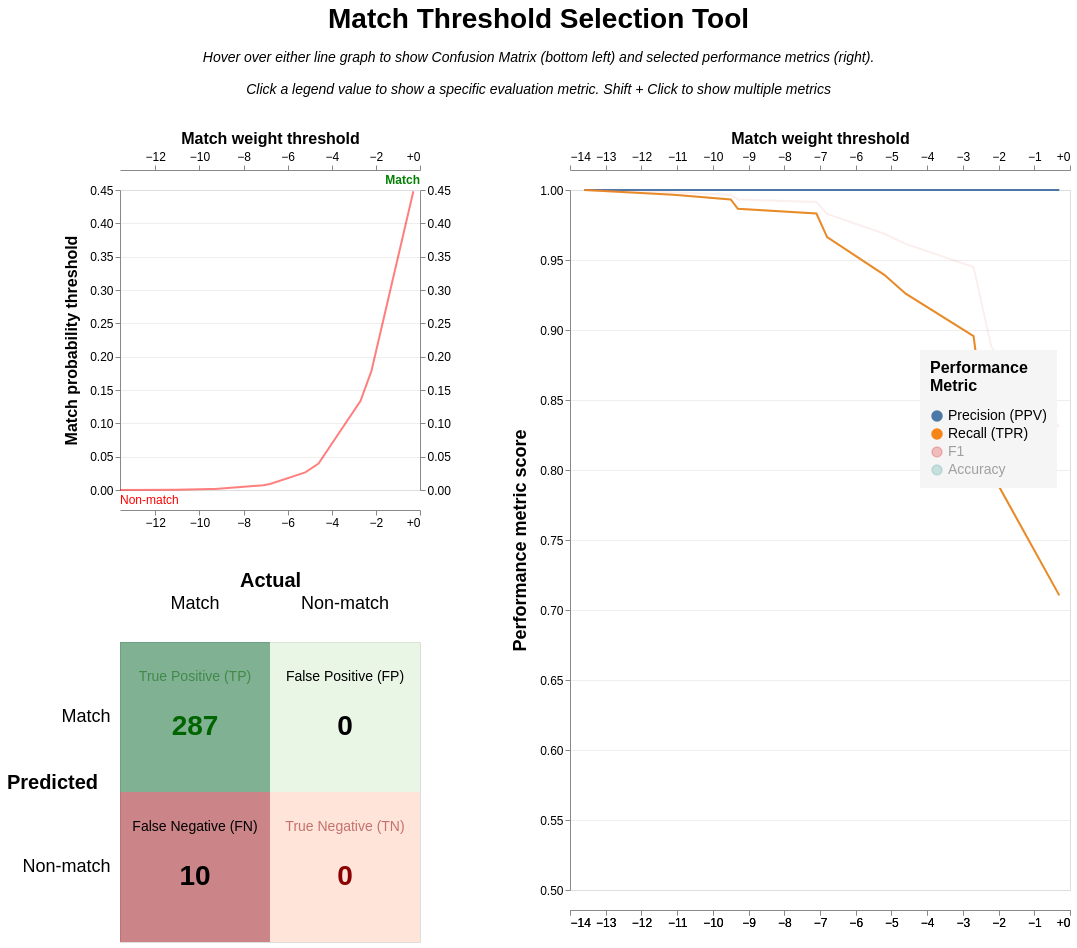

The code cell stored with this chart in its notebook:
### Code cell
linker.evaluation.accuracy_analysis_from_labels_table(
    labels_table, 
    add_metrics=["f1", "accuracy"],
    output_type="threshold_selection"
)

### Figure 1 — Vega-Lite specification as saved in the notebook (floating-point values rounded to 4 significant figures)
{"config": {"view": {"continuousWidth": 300, "continuousHeight": 300, "discreteHeight": {"step": 150}, "discreteWidth": {"step": 150}}, "axis": {"gridWidth": 0.5, "labelFontSize": 12, "titleFontSize": 16}, "axisX": {"format": "+.0f", "grid": false, "offset": 20, "values": {"expr": "[-25,-20,-15,-10,-5,0,5,10,15,20,25]"}}, "axisY": {"title": "Match probability threshold", "titleFontSize": 16}, "concat": {"spacing": 40}}, "hconcat": [{"vconcat": [{"layer": [{"layer": [{"mark": {"type": "rule"}, "encoding": {"opacity": {"condition": {"param": "threshold", "value": 0.3, "empty": false}, "value": 0}, "x": {"axis": {"orient": "bottom"}, "field": "truth_threshold", "scale": {"nice": false}, "title": null, "type": "quantitative"}}, "params": [{"name": "threshold", "select": {"type": "point", "encodings": ["x"], "fields": ["truth_threshold"], "nearest": true, "on": "mouseover", "toggle": false}, "value": null}]}, {"mark": {"type": "rule"}, "encoding": {"opacity": {"condition": {"param": "threshold", "value": 0.3, "empty": false}, "value": 0}, "y": {"axis": {"orient": "right"}, "field": "match_probability", "title": " ", "type": "quantitative"}}, "params": [{"name": "prob", "select": {"type": "point", "encodings": ["y"], "fields": ["match_probability"], "nearest": true, "on": "mouseover", "toggle": false}}]}]}, {"layer": [{"mark": {"type": "text", "fontSize": 14, "fontWeight": "bold", "xOffset": 25, "yOffset": 10}, "encoding": {"text": {"aggregate": "min", "field": "truth_threshold", "format": "+.2f"}, "y": {"axis": {"orient": "left"}, "field": "match_probability", "title": "Match probability threshold", "type": "quantitative"}}, "transform": [{"filter": {"param": "threshold", "empty": false}}]}, {"mark": {"type": "text", "fontSize": 14, "xOffset": -25, "yOffset": -10}, "encoding": {"text": {"aggregate": "min", "field": "match_probability", "format": ".3f"}}, "transform": [{"filter": {"param": "threshold", "empty": false}}]}, {"mark": {"type": "line", "color": "red", "opacity": 0.5}}, {"mark": {"type": "line", "color": "green", "opacity": 0.5, "strokeWidth": 3}, "transform": [{"filter": "datum.truth_threshold >= threshold.truth_threshold"}]}, {"mark": {"type": "point", "color": "green", "size": 100}, "encoding": {"opacity": {"condition": {"param": "threshold", "value": 1, "empty": false}, "value": 0}}}], "encoding": {"x": {"field": "truth_threshold", "type": "quantitative", "title": "Match weight threshold", "axis": {"orient": "top"}}, "y": {"field": "match_probability", "type": "quantitative", "title": "Match probability threshold", "axis": {"orient": "left", "titlePadding": 10}}}}, {"mark": {"type": "text", "align": "left", "color": "red", "fontSize": 12, "text": "Non-match", "x": 0, "y": "height", "yOffset": 10}, "data": {"values": [{}]}}, {"mark": {"type": "text", "align": "right", "color": "green", "fontSize": 12, "fontWeight": "bold", "text": "Match", "x": "width", "y": 0, "yOffset": -10}, "data": {"values": [{}]}}], "description": "Match weight vs probability"}, {"hconcat": [{"layer": [{"mark": {"type": "rect", "opacity": 0.5}, "encoding": {"color": {"field": "count", "legend": null, "scale": {"scheme": "reds", "zero": true}, "type": "quantitative"}}, "transform": [{"filter": "datum.predicted == 0"}]}, {"mark": {"type": "rect", "opacity": 0.5}, "encoding": {"color": {"field": "count", "legend": null, "scale": {"scheme": "greens", "zero": true}, "type": "quantitative"}}, "transform": [{"filter": "datum.predicted == 1"}]}, {"mark": {"type": "text", "fontSize": 14, "yOffset": -40}, "encoding": {"color": {"condition": [{"test": "datum.predicted==1 && datum.actual==1", "value": "darkgreen"}, {"test": "datum.predicted==0 && datum.actual==0", "value": "darkred"}], "value": "black"}, "opacity": {"condition": {"test": "datum.predicted != datum.actual", "value": 1}, "value": 0.5}, "text": {"field": "confusion_label", "type": "nominal"}}}, {"mark": {"type": "text", "fontSize": 28, "fontWeight": "bold", "yOffset": 10}, "encoding": {"color": {"condition": [{"test": "datum.predicted==1 && datum.actual==1", "value": "darkgreen"}, {"test": "datum.predicted==0 && datum.actual==0", "value": "darkred"}], "value": "black"}, "text": {"field": "count", "format": ",", "type": "nominal"}}}], "description": "Confusion matrix", "encoding": {"x": {"field": "actual", "type": "nominal", "title": "Actual", "axis": {"domain": false, "labelAngle": 0, "labelExpr": "datum.label == 1 ? 'Match' : 'Non-match'", "labelFontSize": 18, "labelPadding": 10, "orient": "top", "ticks": false, "titleAngle": 0, "titleFontSize": 20}, "sort": "-x"}, "y": {"field": "predicted", "type": "nominal", "title": "Predicted", "axis": {"domain": false, "labelExpr": "datum.label == 1 ? 'Match' : 'Non-match'", "labelFontSize": 18, "labelPadding": 10, "ticks": false, "titleAngle": 0, "titleFontSize": 20, "titlePadding": -30}, "sort": "-y"}}, "resolve": {"scale": {"color": "independent"}}, "transform": [{"filter": {"or": [{"param": "threshold", "empty": false}, {"and": [{"param": "threshold", "empty": true}, "datum.truth_threshold == datum.median_threshold"]}]}}]}], "transform": [{"fold": ["tp", "tn", "fp", "fn"], "as": ["label", "count"]}, {"calculate": "datum.label === 'tp' ? 'True Positive (TP)' : datum.label === 'tn' ? 'True Negative (TN)' : datum.label === 'fp' ? 'False Positive (FP)' : 'False Negative (FN)'", "as": "confusion_label"}, {"calculate": "datum.label === 'tp' || datum.label === 'fp' ? 1 : 0", "as": "predicted"}, {"calculate": "datum.label === 'tp' || datum.label === 'fn' ? 1 : 0", "as": "actual"}, {"joinaggregate": [{"op": "median", "field": "truth_threshold", "as": "median_threshold"}]}]}]}, {"layer": [{"layer": [{"mark": {"type": "point", "size": 100}, "encoding": {"opacity": {"condition": {"param": "threshold", "value": 1, "empty": false}, "value": 0}, "tooltip": [{"field": "truth_threshold", "format": ".3f", "title": "Match weight threshold", "type": "quantitative"}, {"field": "match_probability", "format": ".3%", "title": "Match probability threshold", "type": "quantitative"}, {"field": "precision", "format": ".4f", "title": "Precision", "type": "quantitative"}, {"field": "recall", "format": ".4f", "title": "Recall (TPR)", "type": "quantitative"}, {"field": "fp_rate", "format": ".4f", "title": "FPR", "type": "quantitative"}], "x": {"axis": {"orient": "top"}, "field": "truth_threshold", "title": "Match weight threshold"}}, "params": [{"name": "metric", "select": {"type": "point", "fields": ["metric"]}, "bind": "legend", "value": [{"metric": "precision"}, {"metric": "recall"}]}, {"name": "threshold", "select": {"type": "point", "encodings": ["x"], "fields": ["truth_threshold"], "nearest": true, "on": "mouseover", "toggle": false}, "value": null}], "transform": [{"filter": {"param": "metric", "empty": true}}]}, {"mark": {"type": "line"}, "encoding": {"opacity": {"condition": {"param": "metric", "value": 1}, "value": 0.1}, "x": {"axis": {"orient": "bottom"}, "field": "truth_threshold", "title": null}}}], "encoding": {"color": {"field": "metric", "type": "nominal", "sort": ["precision", "recall", "f1", "accuracy"], "title": ["Performance", "Metric"], "legend": {"fillColor": "whitesmoke", "labelExpr": "{'precision': 'Precision (PPV)', 'recall': 'Recall (TPR)', 'specificity': 'Specificity (TNR)', 'accuracy': 'Accuracy', 'npv': 'NPV', 'f1': 'F1', 'f2': 'F2', 'f0_5': 'F0.5', 'p4': 'P4', 'phi': 'φ (MCC)'}[datum.value]", "labelFontSize": 14, "legendX": 800, "legendY": 160, "orient": "none", "padding": 10, "titleFontSize": 16, "titlePadding": 15}}, "x": {"type": "quantitative", "field": "truth_threshold"}, "y": {"field": "value", "type": "quantitative", "axis": {"labelFontSize": 12, "title": "Performance metric score", "titleFontSize": 18, "titlePadding": 10, "values": {"expr": "[0.5,0.55,0.6,0.65,0.7,0.75,0.8,0.85,0.9,0.95,1.0]"}}, "scale": {"domain": [0.5, 1]}}}}, {"layer": [{"mark": {"type": "rule", "color": "gray"}, "encoding": {"x": {"field": "truth_threshold", "title": null, "type": "quantitative"}}}, {"layer": [{"mark": {"type": "rect", "fill": "whitesmoke", "x": 200, "x2": 10, "y2Offset": 20, "yOffset": -20}, "encoding": {"y2": {"field": "score_index"}}}, {"mark": {"type": "text", "align": "right", "baseline": "middle", "fontSize": 16, "x": 200, "xOffset": -10}}], "encoding": {"color": {"field": "metric", "sort": ["precision", "recall", "f1", "accuracy"]}, "text": {"field": "y_text"}, "y": {"field": "score_index", "type": "quantitative"}}, "transform": [{"filter": {"param": "metric", "empty": true}}]}, {"mark": {"type": "text", "fontSize": 14, "fontWeight": "bold", "xOffset": 20, "y": 0, "yOffset": -10}, "encoding": {"text": {"condition": {"param": "threshold", "aggregate": "min", "empty": false, "field": "truth_threshold", "format": "+.2f", "type": "nominal"}, "value": ""}, "x": {"field": "truth_threshold", "type": "quantitative"}}}], "transform": [{"filter": {"param": "threshold", "empty": false}}]}], "description": "Accuracy chart", "height": 700, "transform": [{"fold": ["precision", "recall", "f1", "accuracy"], "as": ["metric", "value"]}, {"calculate": "0.6375 - 0.025*indexof(['precision', 'recall', 'f1', 'accuracy'], datum.metric)", "as": "score_index"}, {"calculate": "{'precision': 'Precision (PPV)', 'recall': 'Recall (TPR)', 'specificity': 'Specificity (TNR)', 'accuracy': 'Accuracy', 'npv': 'NPV', 'f1': 'F1', 'f2': 'F2', 'f0_5': 'F0.5', 'p4': 'P4', 'phi': 'φ (MCC)'}[datum.metric]", "as": "metric_text"}, {"calculate": "datum.metric_text + ' = ' + format(datum.value, ',.3g')", "as": "y_text"}], "width": 500}], "data": {"name": "data-2e24c6992b32e73db5e54853120d4d93"}, "title": {"text": "Match Threshold Selection Tool", "anchor": "middle", "baseline": "line-bottom", "fontSize": 28, "subtitle": ["Hover over either line graph to show Confusion Matrix (bottom left) and selected performance metrics (right).", "", "Click a legend value to show a specific evaluation metric. Shift + Click to show multiple metrics"], "subtitleFontSize": 14, "subtitleFontStyle": "italic"}, "$schema": "https://vega.github.io/schema/vega-lite/v5.14.1.json", "datasets": {"data-2e24c6992b32e73db5e54853120d4d93": [{"truth_threshold": -13.6, "match_probability": 8.053e-05, "total_clerical_labels": 297.0, "p": 297.0, "n": 0.0, "tp": 297.0, "tn": 0.0, "fp": 0.0, "fn": 0.0, "P_rate": 1.0, "N_rate": 0.0, "tp_rate": 1.0, "tn_rate": NaN, "fp_rate": NaN, "fn_rate": 0.0, "precision": 1.0, "recall": 1.0, "specificity": NaN, "npv": 1.0, "accuracy": 1.0, "f1": 1.0, "f2": 1.0, "f0_5": 1.0, "p4": NaN, "phi": 0.0}, {"truth_threshold": -11.1, "match_probability": 0.0004554, "total_clerical_labels": 297.0, "p": 297.0, "n": 0.0, "tp": 296.0, "tn": 0.0, "fp": 0.0, "fn": 1.0, "P_rate": 1.0, "N_rate": 0.0, "tp_rate": 0.9966, "tn_rate": NaN, "fp_rate": NaN, "fn_rate": 0.003367, "precision": 1.0, "recall": 0.9966, "specificity": NaN, "npv": 0.0, "accuracy": 0.9966, "f1": 0.9983, "f2": 0.9973, "f0_5": 0.9993, "p4": 0.0, "phi": 0.0}, {"truth_threshold": -9.5, "match_probability": 0.001379, "total_clerical_labels": 297.0, "p": 297.0, "n": 0.0, "tp": 295.0, "tn": 0.0, "fp": 0.0, "fn": 2.0, "P_rate": 1.0, "N_rate": 0.0, "tp_rate": 0.9933, "tn_rate": NaN, "fp_rate": NaN, "fn_rate": 0.006734, "precision": 1.0, "recall": 0.9933, "specificity": NaN, "npv": 0.0, "accuracy": 0.9933, "f1": 0.9966, "f2": 0.9946, "f0_5": 0.9986, "p4": 0.0, "phi": 0.0}, {"truth_threshold": -9.3, "match_probability": 0.001584, "total_clerical_labels": 297.0, "p": 297.0, "n": 0.0, "tp": 293.0, "tn": 0.0, "fp": 0.0, "fn": 4.0, "P_rate": 1.0, "N_rate": 0.0, "tp_rate": 0.9865, "tn_rate": NaN, "fp_rate": NaN, "fn_rate": 0.01347, "precision": 1.0, "recall": 0.9865, "specificity": NaN, "npv": 0.0, "accuracy": 0.9865, "f1": 0.9932, "f2": 0.9892, "f0_5": 0.9973, "p4": 0.0, "phi": 0.0}, {"truth_threshold": -7.1, "match_probability": 0.007237, "total_clerical_labels": 297.0, "p": 297.0, "n": 0.0, "tp": 292.0, "tn": 0.0, "fp": 0.0, "fn": 5.0, "P_rate": 1.0, "N_rate": 0.0, "tp_rate": 0.9832, "tn_rate": NaN, "fp_rate": NaN, "fn_rate": 0.01684, "precision": 1.0, "recall": 0.9832, "specificity": NaN, "npv": 0.0, "accuracy": 0.9832, "f1": 0.9915, "f2": 0.9865, "f0_5": 0.9966, "p4": 0.0, "phi": 0.0}, {"truth_threshold": -6.8, "match_probability": 0.008894, "total_clerical_labels": 297.0, "p": 297.0, "n": 0.0, "tp": 287.0, "tn": 0.0, "fp": 0.0, "fn": 10.0, "P_rate": 1.0, "N_rate": 0.0, "tp_rate": 0.9663, "tn_rate": NaN, "fp_rate": NaN, "fn_rate": 0.03367, "precision": 1.0, "recall": 0.9663, "specificity": NaN, "npv": 0.0, "accuracy": 0.9663, "f1": 0.9829, "f2": 0.9729, "f0_5": 0.9931, "p4": 0.0, "phi": 0.0}, {"truth_threshold": -5.2, "match_probability": 0.02648, "total_clerical_labels": 297.0, "p": 297.0, "n": 0.0, "tp": 279.0, "tn": 0.0, "fp": 0.0, "fn": 18.0, "P_rate": 1.0, "N_rate": 0.0, "tp_rate": 0.9394, "tn_rate": NaN, "fp_rate": NaN, "fn_rate": 0.06061, "precision": 1.0, "recall": 0.9394, "specificity": NaN, "npv": 0.0, "accuracy": 0.9394, "f1": 0.9688, "f2": 0.9509, "f0_5": 0.9873, "p4": 0.0, "phi": 0.0}, {"truth_threshold": -4.6, "match_probability": 0.0396, "total_clerical_labels": 297.0, "p": 297.0, "n": 0.0, "tp": 275.0, "tn": 0.0, "fp": 0.0, "fn": 22.0, "P_rate": 1.0, "N_rate": 0.0, "tp_rate": 0.9259, "tn_rate": NaN, "fp_rate": NaN, "fn_rate": 0.07407, "precision": 1.0, "recall": 0.9259, "specificity": NaN, "npv": 0.0, "accuracy": 0.9259, "f1": 0.9615, "f2": 0.9398, "f0_5": 0.9843, "p4": 0.0, "phi": 0.0}, {"truth_threshold": -2.7, "match_probability": 0.1334, "total_clerical_labels": 297.0, "p": 297.0, "n": 0.0, "tp": 266.0, "tn": 0.0, "fp": 0.0, "fn": 31.0, "P_rate": 1.0, "N_rate": 0.0, "tp_rate": 0.8956, "tn_rate": NaN, "fp_rate": NaN, "fn_rate": 0.1044, "precision": 1.0, "recall": 0.8956, "specificity": NaN, "npv": 0.0, "accuracy": 0.8956, "f1": 0.9449, "f2": 0.9147, "f0_5": 0.9772, "p4": 0.0, "phi": 0.0}, {"truth_threshold": -2.2, "match_probability": 0.1787, "total_clerical_labels": 297.0, "p": 297.0, "n": 0.0, "tp": 237.0, "tn": 0.0, "fp": 0.0, "fn": 60.0, "P_rate": 1.0, "N_rate": 0.0, "tp_rate": 0.798, "tn_rate": NaN, "fp_rate": NaN, "fn_rate": 0.202, "precision": 1.0, "recall": 0.798, "specificity": NaN, "npv": 0.0, "accuracy": 0.798, "f1": 0.8876, "f2": 0.8316, "f0_5": 0.9518, "p4": 0.0, "phi": 0.0}, {"truth_threshold": -0.3, "match_probability": 0.4482, "total_clerical_labels": 297.0, "p": 297.0, "n": 0.0, "tp": 211.0, "tn": 0.0, "fp": 0.0, "fn": 86.0, "P_rate": 1.0, "N_rate": 0.0, "tp_rate": 0.7104, "tn_rate": NaN, "fp_rate": NaN, "fn_rate": 0.2896, "precision": 1.0, "recall": 0.7104, "specificity": NaN, "npv": 0.0, "accuracy": 0.7104, "f1": 0.8307, "f2": 0.7541, "f0_5": 0.9246, "p4": 0.0, "phi": 0.0}]}}
